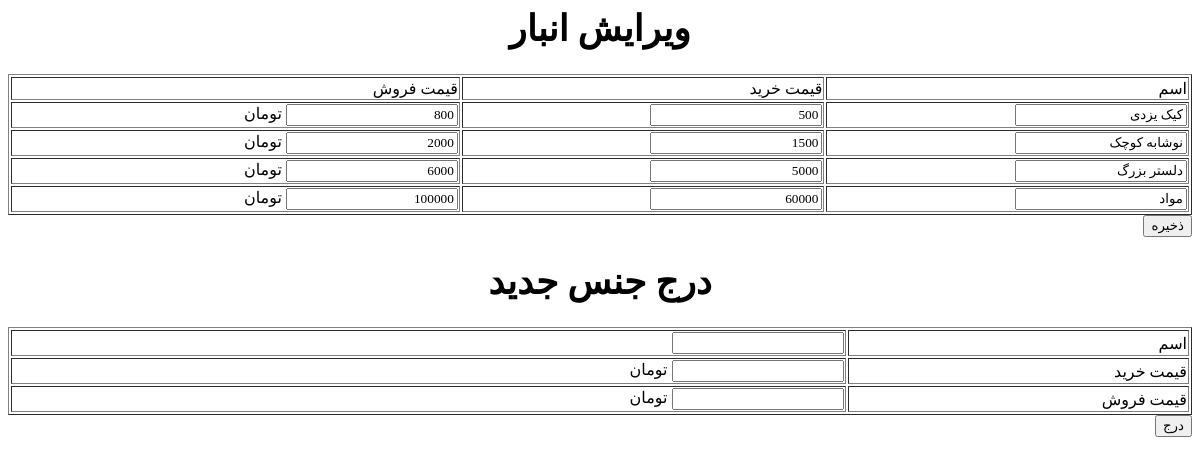
Screenshot of /food.php with the database file from the repository.
### tables this page shows
CREATE TABLE `foods` (
  `id` bigint(50) NOT NULL,
  `name` varchar(256) NOT NULL,
  `buy` bigint(20) NOT NULL,
  `sale` bigint(20) NOT NULL,
  `datetime` timestamp NOT NULL DEFAULT current_timestamp()
);

### _core.php (called while the page is built, shortened)
<?php
require "phpedb.php";
$db = new database();
$db->db="gamenet";

### phpedb.php (called while the page is built, shortened)
<?php
class database
{
	public $database=null;
	public $db="";
	public function connect($host="localhost",$user="root",$pass="")
	{
		try
		{
			$this->database=new PDO("mysql:host=$host;",$user,$pass);
			$this->database->setAttribute(PDO::ATTR_ERRMODE,PDO::ERRMODE_EXCEPTION);
			$this->database->query('SET NAMES '.'utf8mb4');
		}
		catch(PDOException $e)
		{
			$this->database=null;
			$this->error_page($e->getMessage());
		}
	}
	public function selects($table,$clause=[],$after="",$fields="*")
	{
		try
		{
			$sql = "SELECT ".$fields." FROM `".$this->db."`.`".$table."` ";
			$sql.=" ". $after." ";
			$sql.=";";
			$stmt = $this->database->prepare($sql);
			$stmt->execute();
			return $stmt->fetchAll(PDO::FETCH_ASSOC);
		}
		catch(PDOException $e)
		{
			$this->error_page($e->getMessage());
		}
	}
}

### food.php (the view, shortened to what this page needs)
<?php
require "_core.php";
$foods = $db->selects("foods");
?>
<link rel="stylesheet" type="text/css" href="style.css">
<center>
	<h1>ویرایش انبار</h1>
</center>
<form action="" method="POST">
	<table width="100%" dir="rtl" border="1">
		<tr>
			<td>اسم</td>
			<td>قیمت خرید</td>
			<td>قیمت فروش</td>
		</tr>
		<?php foreach($foods as $food) { ?>
		<tr>
			<td>
				<input type="text" name="name[]" value="<?= $food["name"]?>">
			</td>
			<td>
				<input type="text" name="buy[]" value="<?= $food["buy"]?>">
			</td>
			<td>
				<input type="number" name="sale[]" value="<?= $food["sale"]?>"> تومان
			</td>
		</tr>
		<?php } ?>
	</table>
	<button name="submit">ذخیره</button>
</form>
<center>
	<h1>درج جنس جدید</h1>
</center>
<form action="" method="POST">
	<table width="100%" dir="rtl" border="1">
		<tr>
			<td>اسم</td>
			<td>
				<input type="text" name="name" required="">
			</td>
		</tr>
		<tr>
			<td>قیمت خرید </td>
			<td>
				<input type="number" name="buy" required=""> تومان
			</td>
		</tr>
		<tr>
			<td>قیمت فروش</td>
			<td>
				<input type="number" name="sale" required=""> تومان
			</td>
		</tr>
	</table>
	<button name="submit">درج</button>
</form>

### style.css (style rules this page uses)
* { box-sizing: border-box; font-family: Tahoma; direction: rtl; }

### rows the page displays
foods: name "کیک یزدی", buy "500", sale "800"
foods: name "نوشابه کوچک", buy "1500", sale "2000"
foods: name "دلستر بزرگ", buy "5000", sale "6000"
foods: name "مواد", buy "60000", sale "100000"
